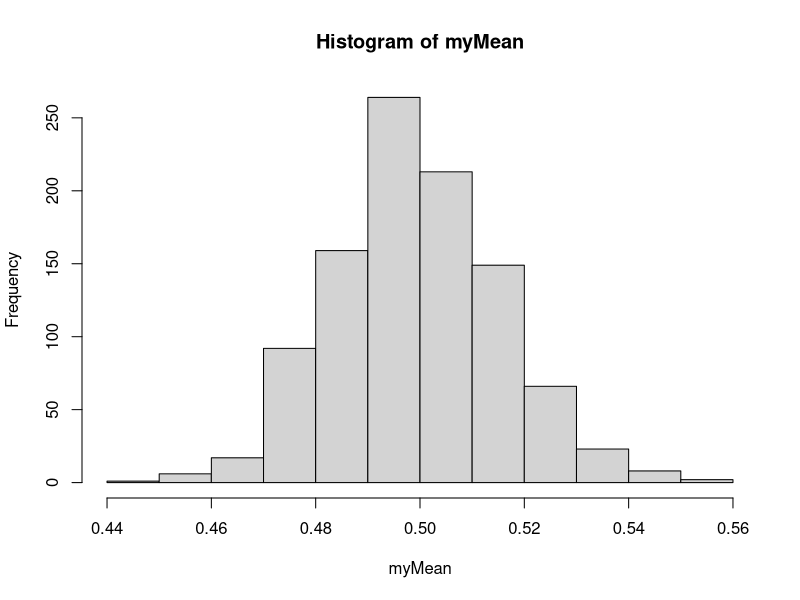

The R script that drew this image:
### EVE 131 Point estimation and confidence intervals Oct 28 2019

### simulate sample from an exponential distribution with lambda=2 (mean=1/2)
mydat <- rexp(1000,2)
mean(mydat)
(1/2)*sqrt(1/length(mydat))
sd(mydat)

### function for calculating alpha-percent confidence interval if sigma is known
mean.ci <- function(data,sigma,alpha)
{
    me <- mean(data)
    se <- sigma*sqrt(1/length(data))
    eps <- qnorm(1 - alpha/2.0)*se
    return(c(me - eps, me + eps))
}

### simulate the sampling distribution
sampleDistExp <- function(reps,n,lambda)
{
    meanvec=c();
    for(i in 1:reps)
    {
        meanvec[i] <- mean(rexp(n,lambda))
    }
    return(meanvec)
}

sampleDistNorm <- function(reps,n)
{
    meanvec=c();
    for(i in 1:reps)
    {
        meanvec[i] <- mean(rnorm(n))
    }
    return(meanvec)
}

### compare predicted sd with observed sd
myMean <- sampleDistExp(1000,1000,2)
hist(x=myMean)
mean(myMean)
sd(myMean)
(1/2)*sqrt(1/1000)

sampleIntExp <- function(reps,n,lambda)
{
    CIvec=matrix(nrow=reps,ncol=2);
    for(i in 1:reps)
    {
        CIvec[i,] <- mean.ci(rexp(n,lambda),1/lambda,0.05)
    }
    return(CIvec)
}

sampleIntNorm <- function(reps,n)
{
    CIvec=matrix(nrow=reps,ncol=2);
    for(i in 1:reps)
    {
        CIvec[i,] <- mean.ci(rnorm(n),1,0.05)
    }
    return(CIvec)
}


myInt <- sampleIntExp(1000,1000,2)

checkInt <- function(CImat,Tparam)
{
    inInterval=0;
    for(i in 1:length(CImat[,1]))
    {
        if((CImat[i,1] < Tparam)&&(CImat[i,2] > Tparam))
           inInterval <- inInterval + 1;
    }
    return(inInterval/length(CImat[,1]))
}

checkInt(myInt,0.5)

### t distribution for normally distributed data with unknown mean and variance
myDat <- rnorm(100,10,2)
t.test(myDat)

## simulation based confidence interval (parametric bootstrap)
origMean <- mean(myDat)
origSD <- sd(myDat)
meanVec <- c()
for(i in 1:5000)
    meanVec[i] = mean(rnorm(length(myDat),origMean,origSD))
quantile(meanVec,c(0.025,0.975))

## bootstrap based confidence interval
for(i in 1:50000)meanVec[i] = mean(sample(myDat,length(myDat),replace=TRUE))
quantile(meanVec,c(0.025,0.975))
